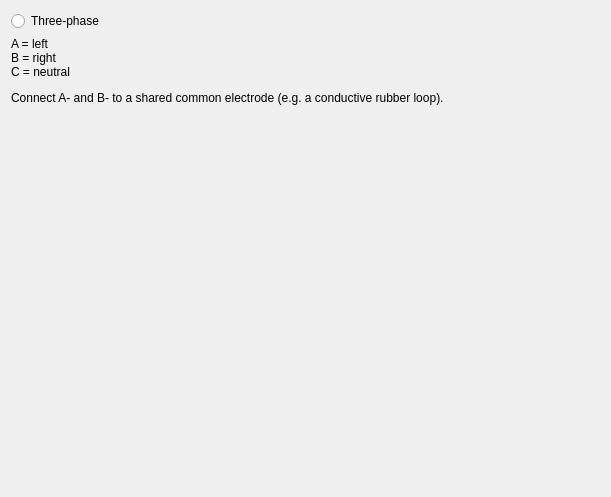
<?xml version="1.0" encoding="UTF-8"?>
<ui version="4.0">
 <class>WizardPageCoyote</class>
 <widget class="QWizardPage" name="WizardPageCoyote">
  <property name="geometry">
   <rect>
    <x>0</x>
    <y>0</y>
    <width>611</width>
    <height>497</height>
   </rect>
  </property>
  <property name="windowTitle">
   <string>WizardPage</string>
  </property>
  <layout class="QVBoxLayout" name="verticalLayout">
   <item>
    <widget class="QRadioButton" name="three_phase_radio">
     <property name="text">
      <string>Three-phase</string>
     </property>
    </widget>
   </item>
   <item>
    <widget class="QLabel" name="label">
     <property name="text">
      <string>&lt;html&gt;&lt;head/&gt;&lt;body&gt;
      &lt;p&gt;A = left&lt;br/&gt;B = right&lt;br/&gt;C = neutral&lt;/p&gt;
      &lt;p&gt;Connect A- and B- to a shared common electrode (e.g. a conductive rubber loop).&lt;/p&gt;
      &lt;/body&gt;&lt;/html&gt;</string>
     </property>
     <property name="wordWrap">
      <bool>true</bool>
     </property>
    </widget>
   </item>
   <item>
    <spacer name="verticalSpacer">
     <property name="orientation">
      <enum>Qt::Vertical</enum>
     </property>
     <property name="sizeHint" stdset="0">
      <size>
       <width>20</width>
       <height>40</height>
      </size>
     </property>
    </spacer>
   </item>
  </layout>
 </widget>
 <resources/>
 <connections/>
</ui>
